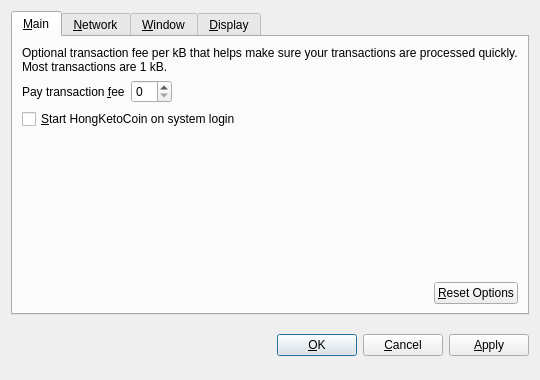
<?xml version="1.0" encoding="UTF-8"?>
<ui version="4.0">
 <class>OptionsDialog</class>
 <widget class="QDialog" name="OptionsDialog">
  <property name="geometry">
   <rect>
    <x>0</x>
    <y>0</y>
    <width>540</width>
    <height>380</height>
   </rect>
  </property>
  <property name="windowTitle">
   <string>Options</string>
  </property>
  <property name="modal">
   <bool>true</bool>
  </property>
  <layout class="QVBoxLayout" name="verticalLayout">
   <item>
    <widget class="QTabWidget" name="tabWidget">
     <property name="tabPosition">
      <enum>QTabWidget::North</enum>
     </property>
     <property name="currentIndex">
      <number>0</number>
     </property>
     <widget class="QWidget" name="tabMain">
      <attribute name="title">
       <string>&amp;Main</string>
      </attribute>
      <layout class="QVBoxLayout" name="verticalLayout_Main">
       <item>
        <widget class="QLabel" name="transactionFeeInfoLabel">
         <property name="text">
          <string>Optional transaction fee per kB that helps make sure your transactions are processed quickly. Most transactions are 1 kB.</string>
         </property>
         <property name="textFormat">
          <enum>Qt::PlainText</enum>
         </property>
         <property name="wordWrap">
          <bool>true</bool>
         </property>
        </widget>
       </item>
       <item>
        <layout class="QHBoxLayout" name="horizontalLayout_1_Main">
         <item>
          <widget class="QLabel" name="transactionFeeLabel">
           <property name="text">
            <string>Pay transaction &amp;fee</string>
           </property>
           <property name="textFormat">
            <enum>Qt::PlainText</enum>
           </property>
           <property name="buddy">
            <cstring>transactionFee</cstring>
           </property>
          </widget>
         </item>
         <item>
          <widget class="HongKetoCoinAmountField" name="transactionFee"/>
         </item>
         <item>
          <spacer name="horizontalSpacer_1_Main">
           <property name="orientation">
            <enum>Qt::Horizontal</enum>
           </property>
           <property name="sizeHint" stdset="0">
            <size>
             <width>40</width>
             <height>20</height>
            </size>
           </property>
          </spacer>
         </item>
        </layout>
       </item>
       <item>
        <widget class="QCheckBox" name="hongketocoinAtStartup">
         <property name="toolTip">
          <string>Automatically start HongKetoCoin after logging in to the system.</string>
         </property>
         <property name="text">
          <string>&amp;Start HongKetoCoin on system login</string>
         </property>
        </widget>
       </item>
       <item>
        <spacer name="verticalSpacer_Main">
         <property name="orientation">
          <enum>Qt::Vertical</enum>
         </property>
         <property name="sizeHint" stdset="0">
          <size>
           <width>20</width>
           <height>40</height>
          </size>
         </property>
        </spacer>
       </item>
       <item>
        <layout class="QHBoxLayout" name="horizontalLayout_2_Main">
         <item>
          <spacer name="horizontalSpacer_2_Main">
           <property name="orientation">
            <enum>Qt::Horizontal</enum>
           </property>
           <property name="sizeHint" stdset="0">
            <size>
             <width>40</width>
             <height>20</height>
            </size>
           </property>
          </spacer>
         </item>
         <item>
          <widget class="QPushButton" name="resetButton">
           <property name="toolTip">
            <string>Reset all client options to default.</string>
           </property>
           <property name="text">
            <string>&amp;Reset Options</string>
           </property>
           <property name="autoDefault">
            <bool>false</bool>
           </property>
          </widget>
         </item>
        </layout>
       </item>
      </layout>
     </widget>
     <widget class="QWidget" name="tabNetwork">
      <attribute name="title">
       <string>&amp;Network</string>
      </attribute>
      <layout class="QVBoxLayout" name="verticalLayout_Network">
       <item>
        <widget class="QCheckBox" name="mapPortUpnp">
         <property name="toolTip">
          <string>Automatically open the HongKetoCoin client port on the router. This only works when your router supports UPnP and it is enabled.</string>
         </property>
         <property name="text">
          <string>Map port using &amp;UPnP</string>
         </property>
        </widget>
       </item>
       <item>
        <widget class="QCheckBox" name="connectSocks">
         <property name="toolTip">
          <string>Connect to the HongKetoCoin network through a SOCKS proxy (e.g. when connecting through Tor).</string>
         </property>
         <property name="text">
          <string>&amp;Connect through SOCKS proxy:</string>
         </property>
        </widget>
       </item>
       <item>
        <layout class="QHBoxLayout" name="horizontalLayout_Network">
         <item>
          <widget class="QLabel" name="proxyIpLabel">
           <property name="text">
            <string>Proxy &amp;IP:</string>
           </property>
           <property name="textFormat">
            <enum>Qt::PlainText</enum>
           </property>
           <property name="buddy">
            <cstring>proxyIp</cstring>
           </property>
          </widget>
         </item>
         <item>
          <widget class="QValidatedLineEdit" name="proxyIp">
           <property name="maximumSize">
            <size>
             <width>140</width>
             <height>16777215</height>
            </size>
           </property>
           <property name="toolTip">
            <string>IP address of the proxy (e.g. 127.0.0.1)</string>
           </property>
          </widget>
         </item>
         <item>
          <widget class="QLabel" name="proxyPortLabel">
           <property name="text">
            <string>&amp;Port:</string>
           </property>
           <property name="textFormat">
            <enum>Qt::PlainText</enum>
           </property>
           <property name="buddy">
            <cstring>proxyPort</cstring>
           </property>
          </widget>
         </item>
         <item>
          <widget class="QLineEdit" name="proxyPort">
           <property name="maximumSize">
            <size>
             <width>55</width>
             <height>16777215</height>
            </size>
           </property>
           <property name="toolTip">
            <string>Port of the proxy (e.g. 9050)</string>
           </property>
          </widget>
         </item>
         <item>
          <widget class="QLabel" name="socksVersionLabel">
           <property name="text">
            <string>SOCKS &amp;Version:</string>
           </property>
           <property name="textFormat">
            <enum>Qt::PlainText</enum>
           </property>
           <property name="buddy">
            <cstring>socksVersion</cstring>
           </property>
          </widget>
         </item>
         <item>
          <widget class="QValueComboBox" name="socksVersion">
           <property name="toolTip">
            <string>SOCKS version of the proxy (e.g. 5)</string>
           </property>
          </widget>
         </item>
         <item>
          <spacer name="horizontalSpacer_Network">
           <property name="orientation">
            <enum>Qt::Horizontal</enum>
           </property>
           <property name="sizeHint" stdset="0">
            <size>
             <width>40</width>
             <height>20</height>
            </size>
           </property>
          </spacer>
         </item>
        </layout>
       </item>
       <item>
        <spacer name="verticalSpacer_Network">
         <property name="orientation">
          <enum>Qt::Vertical</enum>
         </property>
         <property name="sizeHint" stdset="0">
          <size>
           <width>20</width>
           <height>40</height>
          </size>
         </property>
        </spacer>
       </item>
      </layout>
     </widget>
     <widget class="QWidget" name="tabWindow">
      <attribute name="title">
       <string>&amp;Window</string>
      </attribute>
      <layout class="QVBoxLayout" name="verticalLayout_Window">
       <item>
        <widget class="QCheckBox" name="minimizeToTray">
         <property name="toolTip">
          <string>Show only a tray icon after minimizing the window.</string>
         </property>
         <property name="text">
          <string>&amp;Minimize to the tray instead of the taskbar</string>
         </property>
        </widget>
       </item>
       <item>
        <widget class="QCheckBox" name="minimizeOnClose">
         <property name="toolTip">
          <string>Minimize instead of exit the application when the window is closed. When this option is enabled, the application will be closed only after selecting Quit in the menu.</string>
         </property>
         <property name="text">
          <string>M&amp;inimize on close</string>
         </property>
        </widget>
       </item>
       <item>
        <spacer name="verticalSpacer_Window">
         <property name="orientation">
          <enum>Qt::Vertical</enum>
         </property>
         <property name="sizeHint" stdset="0">
          <size>
           <width>20</width>
           <height>40</height>
          </size>
         </property>
        </spacer>
       </item>
      </layout>
     </widget>
     <widget class="QWidget" name="tabDisplay">
      <attribute name="title">
       <string>&amp;Display</string>
      </attribute>
      <layout class="QVBoxLayout" name="verticalLayout_Display">
       <item>
        <layout class="QHBoxLayout" name="horizontalLayout_1_Display">
         <item>
          <widget class="QLabel" name="langLabel">
           <property name="text">
            <string>User Interface &amp;language:</string>
           </property>
           <property name="textFormat">
            <enum>Qt::PlainText</enum>
           </property>
           <property name="buddy">
            <cstring>lang</cstring>
           </property>
          </widget>
         </item>
         <item>
          <widget class="QValueComboBox" name="lang">
           <property name="toolTip">
            <string>The user interface language can be set here. This setting will take effect after restarting HongKetoCoin.</string>
           </property>
          </widget>
         </item>
        </layout>
       </item>
       <item>
        <layout class="QHBoxLayout" name="horizontalLayout_2_Display">
         <item>
          <widget class="QLabel" name="unitLabel">
           <property name="text">
            <string>&amp;Unit to show amounts in:</string>
           </property>
           <property name="textFormat">
            <enum>Qt::PlainText</enum>
           </property>
           <property name="buddy">
            <cstring>unit</cstring>
           </property>
          </widget>
         </item>
         <item>
          <widget class="QValueComboBox" name="unit">
           <property name="toolTip">
            <string>Choose the default subdivision unit to show in the interface and when sending coins.</string>
           </property>
          </widget>
         </item>
        </layout>
       </item>
       <item>
        <widget class="QCheckBox" name="displayAddresses">
         <property name="toolTip">
          <string>Whether to show HongKetoCoin addresses in the transaction list or not.</string>
         </property>
         <property name="text">
          <string>&amp;Display addresses in transaction list</string>
         </property>
        </widget>
       </item>
       <item>
        <spacer name="verticalSpacer_Display">
         <property name="orientation">
          <enum>Qt::Vertical</enum>
         </property>
         <property name="sizeHint" stdset="0">
          <size>
           <width>20</width>
           <height>40</height>
          </size>
         </property>
        </spacer>
       </item>
      </layout>
     </widget>
    </widget>
   </item>
   <item>
    <layout class="QHBoxLayout" name="horizontalLayout_Buttons">
     <item>
      <spacer name="horizontalSpacer_1">
       <property name="orientation">
        <enum>Qt::Horizontal</enum>
       </property>
       <property name="sizeHint" stdset="0">
        <size>
         <width>40</width>
         <height>48</height>
        </size>
       </property>
      </spacer>
     </item>
     <item>
      <widget class="QLabel" name="statusLabel">
       <property name="font">
        <font>
         <weight>75</weight>
         <bold>true</bold>
        </font>
       </property>
       <property name="text">
        <string/>
       </property>
       <property name="textFormat">
        <enum>Qt::PlainText</enum>
       </property>
       <property name="wordWrap">
        <bool>true</bool>
       </property>
      </widget>
     </item>
     <item>
      <spacer name="horizontalSpacer_2">
       <property name="orientation">
        <enum>Qt::Horizontal</enum>
       </property>
       <property name="sizeHint" stdset="0">
        <size>
         <width>40</width>
         <height>48</height>
        </size>
       </property>
      </spacer>
     </item>
     <item>
      <widget class="QPushButton" name="okButton">
       <property name="text">
        <string>&amp;OK</string>
       </property>
      </widget>
     </item>
     <item>
      <widget class="QPushButton" name="cancelButton">
       <property name="text">
        <string>&amp;Cancel</string>
       </property>
       <property name="autoDefault">
        <bool>false</bool>
       </property>
      </widget>
     </item>
     <item>
      <widget class="QPushButton" name="applyButton">
       <property name="text">
        <string>&amp;Apply</string>
       </property>
       <property name="autoDefault">
        <bool>false</bool>
       </property>
      </widget>
     </item>
    </layout>
   </item>
  </layout>
 </widget>
 <customwidgets>
  <customwidget>
   <class>HongKetoCoinAmountField</class>
   <extends>QSpinBox</extends>
   <header>hongketocoinamountfield.h</header>
  </customwidget>
  <customwidget>
   <class>QValueComboBox</class>
   <extends>QComboBox</extends>
   <header>qvaluecombobox.h</header>
  </customwidget>
  <customwidget>
   <class>QValidatedLineEdit</class>
   <extends>QLineEdit</extends>
   <header>qvalidatedlineedit.h</header>
  </customwidget>
 </customwidgets>
 <resources/>
 <connections/>
</ui>
